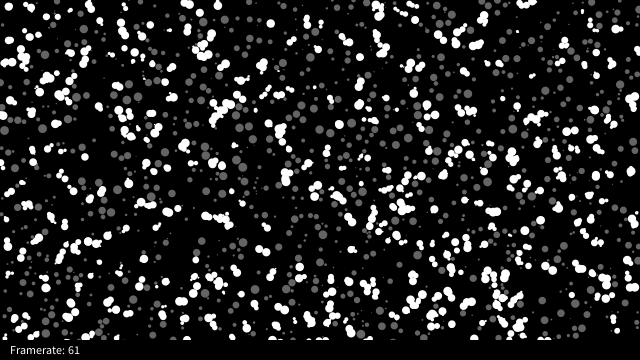
Frame 1 (no input)
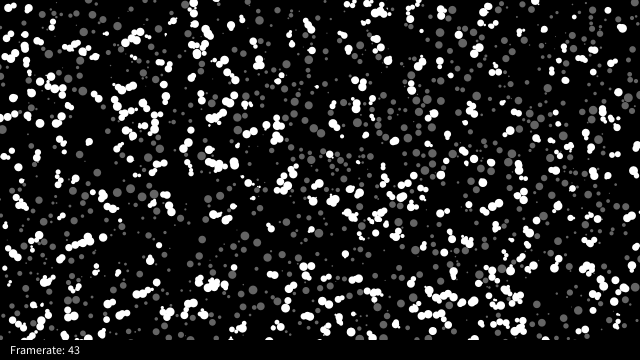
Frame 60 (the mouse pressed at the canvas centre just before this capture)
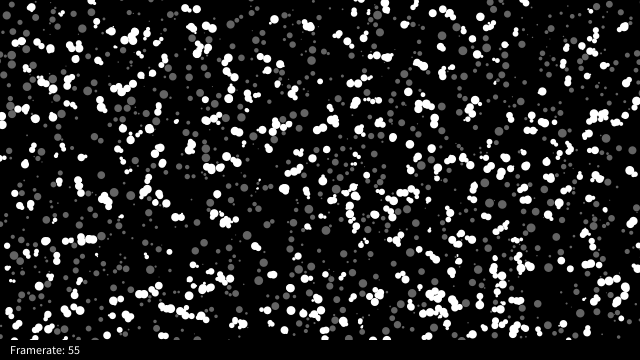
Frame 120 (the mouse held since frame 60 and released just before this capture)

The Processing sketch that drew these frames (run headless with seeded random() and noise(); from frame 60 on, the mouse is pressed at the canvas centre):

// Processing sketch: intersection
// ── intersection.pde
// Daniel Shiffman
// <http://www.shiffman.net>

// Bin-Lattice Spatial Subdivision
// http://www.red3d.com/cwr/papers/2000/pip.pdf

// Example demonstrating optimized intersection test for large # of objects
// Each object registers its location in a virtual grid
// Only the objects in neighboring cells on the grid are tested against each other

int totalThings = 2000;

ArrayList<Thing> a;            // ArrayList for all "things"
ArrayList<Thing>[][] grid;     // Grid of ArrayLists for intersection test
int scl = 4;           // Size of each grid cell
int cols, rows;         // Total coluns and rows

void setup() {
  size(640,360);
  smooth();

  a = new ArrayList<Thing>();  // Create the list
  cols = width/scl;     // Calculate cols & rows
  rows = height/scl;    
  
  // Initialize grid as 2D array of empty ArrayLists
  grid = new ArrayList[cols][rows];
  for (int i = 0; i < cols; i++) {
    for (int j = 0; j < rows; j++) {
      grid[i][j] = new ArrayList<Thing>();
    }
  }
  
  // Put 2000 Things in the system
  for (int i = 0; i < totalThings; i++) {
    a.add(new Thing(random(width),random(height)));
  }

}

void draw() {
  background(0);

  // Every time through draw clear all the lists
  for (int i = 0; i < cols; i++) {
    for (int j = 0; j < rows; j++) {
      grid[i][j].clear();
    }
  }

  // Register every Thing object in the grid according to it's location
  for (Thing t : a) {
    t.highlight = false;
    int x = int(t.x) / scl; 
    int y = int (t.y) /scl;
    // It goes in 9 cells, i.e. every Thing is tested against other Things in its cell
    // as well as its 8 neighbors 
    for (int n = -1; n <= 1; n++) {
      for (int m = -1; m <= 1; m++) {
        if (x+n >= 0 && x+n < cols && y+m >= 0 && y+m< rows) grid[x+n][y+m].add(t);
      }
    }
  }

  // Run through the Grid
  stroke(255);
  for (int i = 0; i < cols; i++) {
    //line(i*scl,0,i*scl,height);
    for (int j = 0; j < rows; j++) {
      //line(0,j*scl,width,j*scl);
      
      // For every list in the grid
      ArrayList<Thing> temp = grid[i][j];
      // Check every Thing
      for (Thing t : temp) {
        // Against every other Thing
        for (Thing other : temp) {
          // As long as its not the same one
          if (other != t) {
            // Check to see if they are touching
            // (We could do many other things here besides just intersection tests, such
            // as apply forces, etc.)
            float d = dist(t.x,t.y,other.x,other.y);
            if (d < t.r/2 + other.r/2) {
              t.highlight = true;
            }
          }
        }
      }
    }
  }

  // Display and move all Things
  for (Thing t : a) {
    t.render();
    t.move();
  }
  
  fill(0);
  rect(0,height-20,width,20);
  fill(255);
  text("Framerate: " + int(frameRate),10,height-6);



}

// ── Thing.pde
// Daniel Shiffman
// <http://www.shiffman.net>
// April 6, 2006

// Simple class describing an ellipse living on our screen

class Thing {

  float x,y;
  boolean highlight;
  float r;

  Thing (float x_, float y_) {
    x = x_;
    y = y_;
    highlight = false;
    r = random(8) + 1;
  }

  void move() {
    x += random(-1,1);
    y += random(-1,1);
  }

  void render() {
    noStroke();
    if (highlight) fill(255);
    else fill(100);
    ellipse(x,y,r,r); 
  }

}
